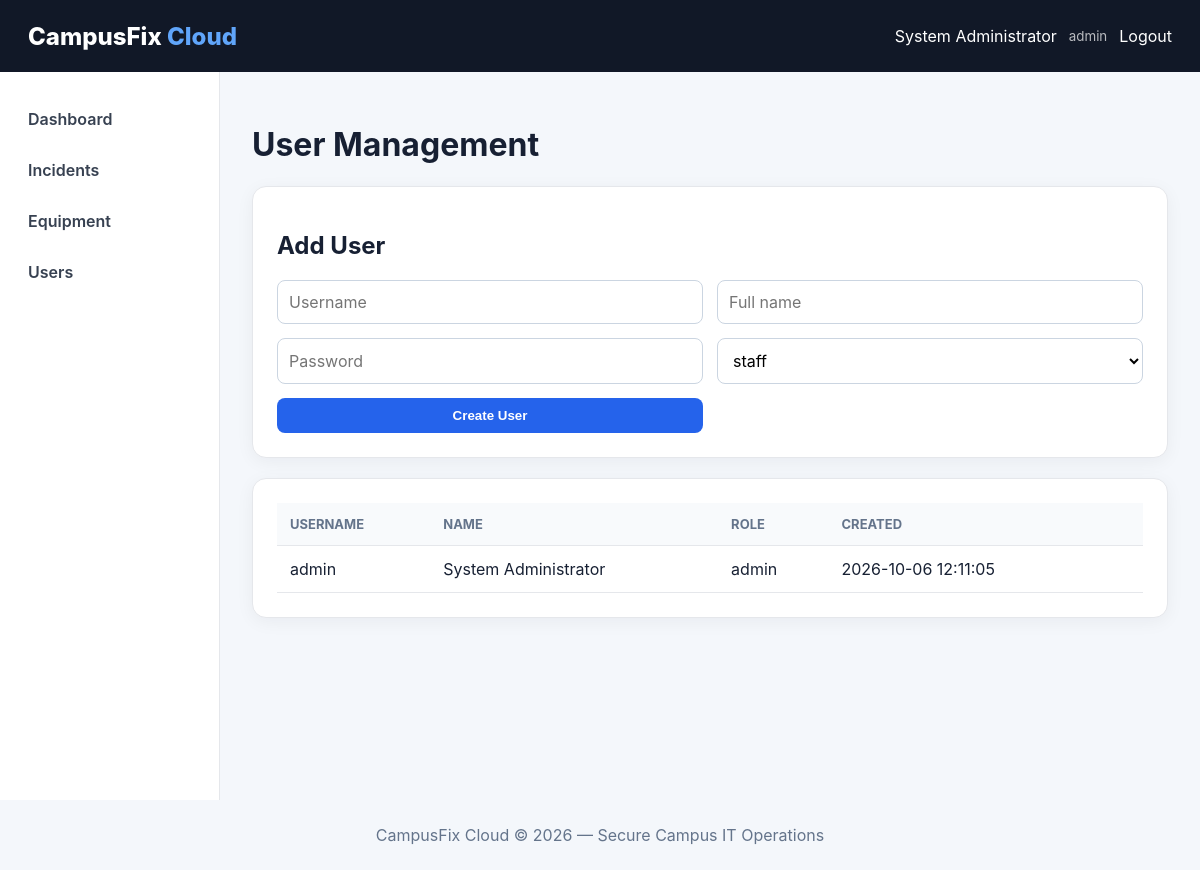
The page /website/users.php (signed in) on the database its author committed.
### tables this page shows
CREATE TABLE users (
    id INT AUTO_INCREMENT PRIMARY KEY,
    username VARCHAR(50) NOT NULL UNIQUE,
    password VARCHAR(255) NOT NULL,
    full_name VARCHAR(100) NOT NULL,
    role ENUM('admin','technician','staff') NOT NULL DEFAULT 'staff',
    created_at TIMESTAMP DEFAULT CURRENT_TIMESTAMP
);

### website/users.php (the view, shortened to what this page needs)
<?php
require_once __DIR__ . '/config/auth.php';
$users = $pdo->query("SELECT id,username,full_name,role,created_at FROM users ORDER BY id")->fetchAll();
include __DIR__ . '/includes/header.php';
?>
<h1>User Management</h1>
<section class="panel">
<h2>Add User</h2>
<form class="form-grid" method="post">
<input name="username" placeholder="Username" required>
<input name="full_name" placeholder="Full name" required>
<input type="password" name="password" placeholder="Password" required minlength="8">
<select name="role"><option>staff</option><option>technician</option><option>admin</option></select>
<button class="btn primary" type="submit">Create User</button>
</form>
</section>
<section class="panel">
<div class="table-wrap"><table>
<tr><th>Username</th><th>Name</th><th>Role</th><th>Created</th><th></th></tr>
<?php foreach($users as $u): ?>
<tr>
<td><?= htmlspecialchars($u['username']) ?></td>
<td><?= htmlspecialchars($u['full_name']) ?></td>
<td><?= htmlspecialchars($u['role']) ?></td>
<td><?= htmlspecialchars($u['created_at']) ?></td>
<td>
</td>
</tr>
<?php endforeach; ?>
</table></div>
</section>
<?php include __DIR__ . '/includes/footer.php'; ?>

### website/css/style.css (style rules this page uses)
* { box-sizing:border-box }
body { margin:0;font-family:Inter,Arial,sans-serif;background:#f4f7fb;color:#172033 }
.stat,.panel { background:#fff;border:1px solid #e5e7eb;border-radius:14px;box-shadow:0 4px 18px rgba(15,23,42,.05) }
.panel { padding:24px;margin:20px 0 }
.btn { border:0;border-radius:8px;padding:10px 15px;cursor:pointer;font-weight:700;display:inline-block }
.btn.primary { background:#2563eb;color:#fff }
.table-wrap { overflow-x:auto }
table { width:100%;border-collapse:collapse }
th,td { text-align:left;padding:13px;border-bottom:1px solid #e5e7eb }
th { background:#f8fafc;font-size:13px;text-transform:uppercase;color:#64748b }
.form-grid { display:grid;grid-template-columns:repeat(2,1fr);gap:14px }
.form-grid button { align-self:end }
input,select,textarea { width:100%;padding:11px;border:1px solid #cbd5e1;border-radius:8px;background:#fff;font:inherit }

### rows shown on the page
users: username "admin", full_name "System Administrator", role "admin", created_at "2026-10-06 12:11:05"

### other values the page prints
$_SESSION['user']['full_name'] "System Administrator"
$_SESSION['user']['role'] "admin"
